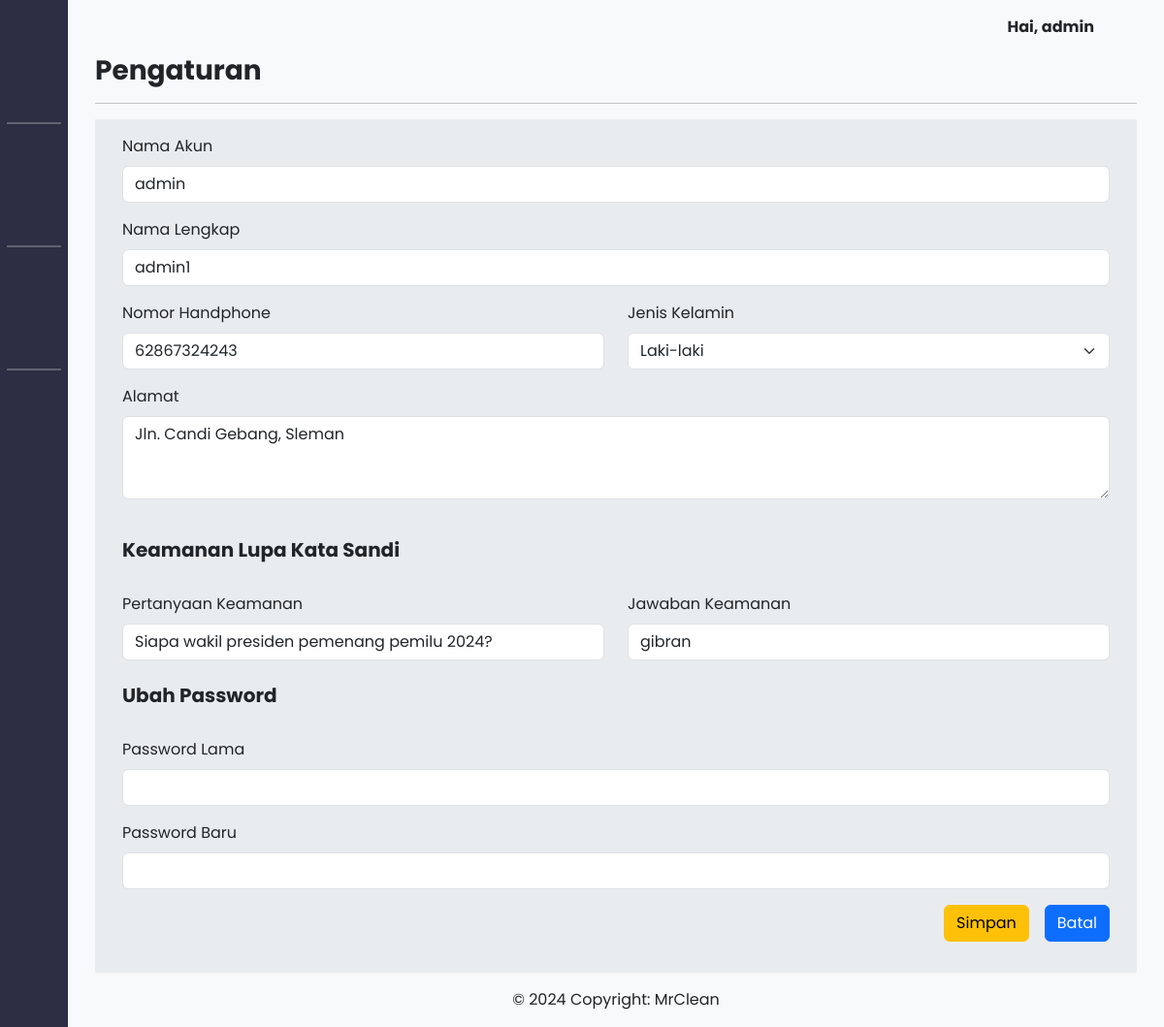
The page /admin/settingAdmin.php (signed in) on the database its author committed.
### tables this page shows
CREATE TABLE `user` (
  `id` int(11) NOT NULL,
  `username` varchar(255) NOT NULL,
  `full_name` varchar(255) NOT NULL,
  `gender` enum('Laki-laki','Perempuan','','') NOT NULL,
  `phone_number` bigint(16) NOT NULL,
  `address` varchar(255) NOT NULL,
  `password` varchar(255) NOT NULL,
  `security_question` varchar(255) NOT NULL,
  `security_answer` varchar(255) NOT NULL,
  `role` enum('Admin','Kasir') NOT NULL,
  `is_deleted` tinyint(1) NOT NULL
);

CREATE TABLE `profil_company` (
  `id` int(11) NOT NULL,
  `name_company` varchar(50) NOT NULL,
  `about` text NOT NULL,
  `vision` text NOT NULL,
  `mission` text NOT NULL,
  `banner_img` varchar(100) NOT NULL,
  `about_img` varchar(100) NOT NULL,
  `phone_number` varchar(20) NOT NULL,
  `email` varchar(250) NOT NULL,
  `city` varchar(50) NOT NULL,
  `district` varchar(50) NOT NULL,
  `street` varchar(100) NOT NULL,
  `postal_code` int(11) NOT NULL,
  `url_map` varchar(255) NOT NULL
);

### admin/settingAdmin.php (the view, shortened to what this page needs)
<?php
$user_id = $_SESSION['user_id'];
include '../includes/db_connect.php';
$query = "SELECT * FROM user WHERE id = $user_id";
$result = mysqli_query($db, $query);
if ($result && mysqli_num_rows($result) > 0) {
  $user = mysqli_fetch_assoc($result);
} else {
  header('Location: ../index.php');
  exit();
}
?>
<!DOCTYPE html>
<html lang="en">
<head>
  <link rel="stylesheet" href="/laundry/bootstrap-5.3.3-dist/css/bootstrap.min.css" />
  <link rel="stylesheet" href="../assets/css/style.css" />
  <link href="https://cdn.lineicons.com/4.0/lineicons.css" rel="stylesheet" />
</head>
<body>
  <div class="wrapper">
    <?php include_once("../includes/sidebarAdmin.php"); ?>
    <div class="main bg-light">
      <?php include_once("../includes/navbar.php"); ?>
      <main class="content px-3">
        <div class="container">
          <div class="h3 fw-bold">Pengaturan</div>
          <hr />
          <div class="container bg-body-secondary">
            <form class="p-3" action="../service/changeProfileAdmin.php" method="post">
              <div class="form-group mb-3">
                <label for="username" class="form-label">Nama Akun</label>
                <input required type="text" class="form-control" id="username" name="username" placeholder="username" value="<?php echo htmlspecialchars($user['username']); ?>" readonly>
              </div>
              <div class="form-group mb-3">
                <label for="full_name" class="form-label">Nama Lengkap</label>
                <input required type="text" class="form-control" id="full_name" name="full_name" placeholder="nama lengkap..." value="<?php echo htmlspecialchars($user['full_name']); ?>">
              </div>
              <div class="row mb-3">
                <div class="form-group col-md-6">
                  <label for="phone_number" class="form-label">Nomor Handphone</label>
                  <input required type="number" class="form-control" name="phone_number" placeholder="62852XXX" value="<?php echo htmlspecialchars($user['phone_number']); ?>">
                </div>
                <div class="form-group col-md-6">
                  <label for="gender" class="form-label">Jenis Kelamin</label>
                  <select required class="form-select" aria-label="Default select example" name="gender">
                    <option value="Laki-laki" <?php echo $user['gender'] == 'Laki-laki' ? 'selected' : ''; ?>>Laki-laki</option>
                  </select>
                </div>
              </div>
              <div class="form-group mb-3">
                <label for="address" class="form-label">Alamat</label>
                <textarea required class="form-control" name="address" rows="3"><?php echo htmlspecialchars($user['address']); ?></textarea>
              </div>
              <h5 class="py-4 fw-bold">Keamanan Lupa Kata Sandi</h5>
              <div class="form-group mb-3">
                <div class="row mb-3">
                  <div class="form-group col-md-6">
                    <label for="security_question" class="form-label">Pertanyaan Keamanan</label>
                    <input required type="text" class="form-control" name="security_question" value="<?php echo htmlspecialchars($user['security_question']); ?>">
                  </div>
                  <div class="form-group col-md-6">
                    <label for="security_answer" class="form-label">Jawaban Keamanan</label>
                    <input required type="text" class="form-control" name="security_answer" value="<?php echo htmlspecialchars($user['security_answer']); ?>">
                  </div>
                  <h5 class="py-4 fw-bold">Ubah Password</h5>
                  <div class="form-group mb-3">
                    <label for="old_password" class="form-label">Password Lama</label>
                    <input type="password" class="form-control" id="old_password" name="old_password" placeholder="">
                  </div>
                  <div class="form-group mb-3">
                    <label for="new_password" class="form-label">Password Baru</label>
                    <input type="password" class="form-control" id="new_password" name="new_password" placeholder="">
                  </div>
                  <div class="d-flex justify-content-end">
                    <button type="submit" name="submit" class="btn btn-warning me-3">Simpan</button>
                    <a href="settingAdmin.php" type="menu" class="btn btn-primary">Batal</a>
                  </div>
            </form>
          </div>
        </div>
      </main>
      <?php include_once("../includes/footer.php"); ?>
    </div>
  </div>
</body>
</html>

### includes/footer.php
<?php
 $sqlLaundry = "SELECT name_company FROM profil_company WHERE id = 1";
 $queryLaundry = $db->query($sqlLaundry);
 $laundry = $queryLaundry->fetch_assoc();
 ?>
<footer class="bg-body-tertiary text-center text-lg-start">
  <div class="text-center p-3"">
   © 2024 Copyright:
   <a class=" text-body" href=""><?php echo htmlspecialchars($laundry['name_company']); ?></a>
  </div>
</footer>
<footer id="footer" class="footer">
</footer>

### assets/css/style.css (style rules this page uses)
a { text-decoration: none; }
body { font-family: 'Poppins', sans-serif; }
.wrapper { display: flex; }
.main { display: flex; flex-direction: column; min-height: 100vh; width: 100%; overflow: hidden; transition: all 0.35s ease-in-out; background-color: #f5f7fa; min-width: 0; }
.footer { position: fixed; height: 25px; bottom: 0; width: 100%; }

### rows shown on the page
user: username "admin", full_name "admin1", phone_number "62867324243", gender "Laki-laki", address "Jln. Candi Gebang, Sleman", security_question "Siapa wakil presiden pemenang pemilu 2024?", security_answer "gibran"
profil_company: name_company "MrClean"

### other values the page prints
$username "admin"
